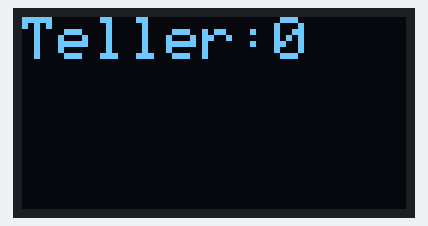
The sketch below on a simulated Arduino Uno, built with avr-gcc and run on an emulated ATmega328P. Parts: 128×64 one-colour display.

Above: at 0.1 s.
At 4.2 s:
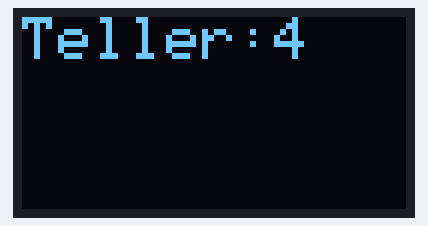
At 9.4 s:
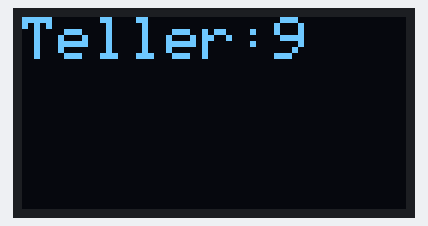
At 18.6 s:
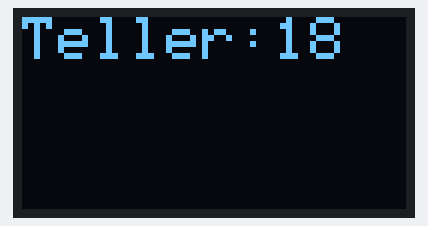
At 27.8 s:
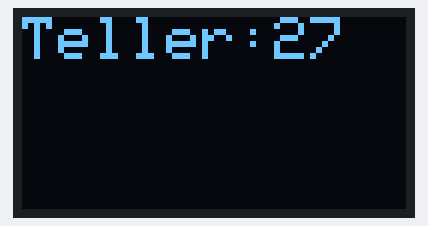
At 38.1 s:
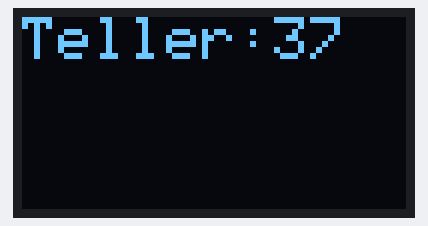

Measured:
- what the display in image 1 shows lasts 1.0 s, from 4.2 s to 5.2 s

The sketch:

SimpelTeller.ino
```cpp
// importere nødvendige biblioteker...
#include <SPI.h>
#include <Wire.h>
#include <Adafruit_GFX.h>
#include <Adafruit_SSD1306.h>


#define SCREEN_WIDTH 128 // OLED display width, in pixels
#define SCREEN_HEIGHT 64 // OLED display height, in pixels

// set porter riktig i forhold til arduinobrettet
#define OLED_DC     8
#define OLED_CS     10
#define OLED_RESET  9


// gir oss et Display objekt med riktige rammer, som heter display.
Adafruit_SSD1306 display(SCREEN_WIDTH, SCREEN_HEIGHT, &SPI, OLED_DC, OLED_RESET, OLED_CS);


int teller = 0; //tid takeren vår for telleren.

void setup() {
  Serial.begin(9600);

  setupSkjerm(); // setup kommandoer konsolidert...

  display.setTextColor(WHITE); // NØDVENDIG: vi må definere textfargen (selv om den kun har en farge, (og er blå.......))
  display.setTextSize(2); // ikke nødvendig. Standard er minste størrelse 0.


}


void loop(){


  display.clearDisplay(); // fjern alt innhold fra forrige loop. Skjermen er nå svart

  display.setCursor(0, 0); // Velger hvor vi starter å skrive i kordinat systemet, standard er 0, 0. Om vi ikke definerer dette hver loop, vil teksten "forstette å skrive" fra der forrige tekst avsluttet.

  // i arduino kan vi ikke konkatinere, dermed skriver vi uten linjeskift.
  display.print("Teller:");
  display.print(teller); // skriver ut verdien av teller

  display.display(); // oppdater skjermen med det vi definerete over.

  delay(1000); // vent 1 sek
  teller++; // oek teller med 1.

}


void setupSkjerm(){// kjedelig setup ting konsolidert så vi slipper å se det...


  // SSD1306_SWITCHCAPVCC = generate display voltage from 3.3V internally
  if(!display.begin(SSD1306_SWITCHCAPVCC)) {
    Serial.println(F("SSD1306 allocation failed"));
    for(;;); // Don't proceed, loop forever
  }
  // ^^^^^^^^^^^^^^ idk ka dette gjør........ -markus

  display.clearDisplay(); // fjenrer det som var på skjermen før.

}
```
